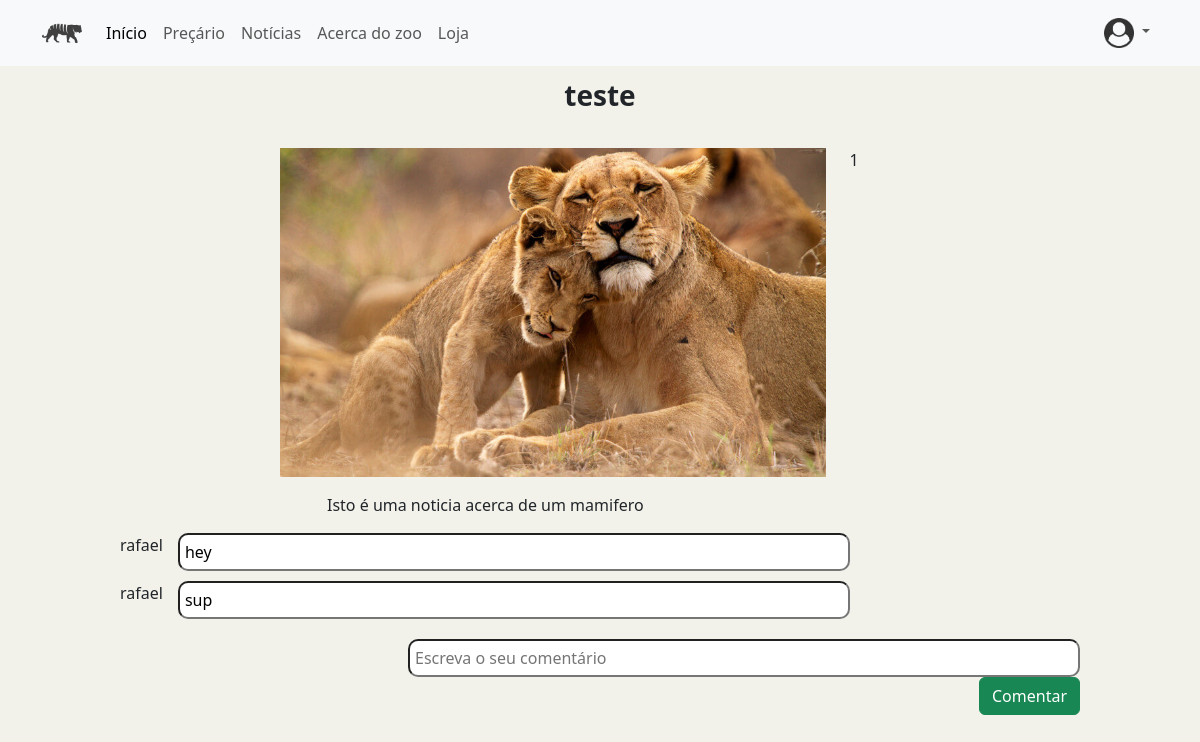
Page /noticia/3 on the earlier database version.
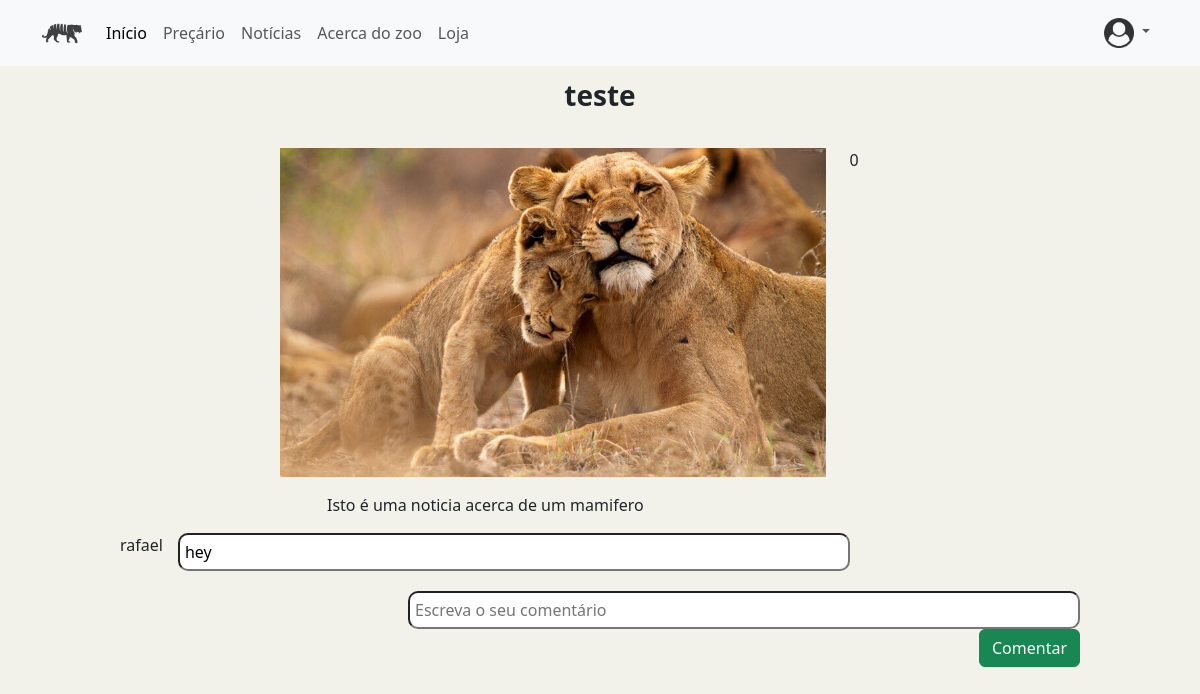
Same page on the later database version.
### ZOO_App/models.py (models this page shows)
class Comentario(models.Model):
    utilizador = models.ForeignKey(Utilizador, on_delete=models.DO_NOTHING)
    noticia = models.ForeignKey(Noticia, on_delete=models.CASCADE)
    data = models.DateField(default= datetime.now)
    comentario = models.CharField(max_length=200)

class Utilizador(models.Model):
    user = models.OneToOneField(User, on_delete=models.CASCADE)
    data_nascimento = models.DateField()
    morada = models.CharField(max_length=100)
    numero_contribuinte = models.IntegerField()

### ZOO_App/views.py (the view, shortened to what this page needs)
# urls.py: path('noticia/<int:noticia_id>',views.render_detalhe_noticia, name='detalhe_noticia'),
def render_detalhe_noticia(request, noticia_id):
    noticia = get_object_or_404(Noticia, pk=noticia_id)
    comments = Comentario.objects.filter(noticia=noticia)
    like_amount = len(UtilizadorNoticia_pk.objects.filter(noticia=noticia, like=True))
    return render(request, 'ZOO_App/detalhe_noticia.html', {'noticia': noticia, "comments": comments, "like_amount": like_amount})

### ZOO_App/templates/ZOO_App/detalhe_noticia.html (shortened to what this page needs)
{%extends "./index.html"%} {% block conteudo %} {% load static %}
<div class="container justify-content-center">
  <div class="row justify-content-center">
    <div class="col-auto">
      <p class="text-center fs-3 fw-bolder mt-2 d-inline-block">{{noticia.titulo}}</p>
    </div>
  </div>
  <div class="row justify-content-center mt-3">
    <div class="col-6">
      <img
        src="{{ noticia.imagem.url }}"
        alt="imagem da noticia '{{noticia.titulo}}'"
        class="mx-auto d-block" style="width: 100%"
      />
    </div>
    <div class="col-1">
         {{like_amount}}
    </div>
  </div>
  <div class="row justify-content-center mt-3">
    <div class="col-6">
      <p>{{noticia.descricao}}</p>
    </div>
  </div>
</div>
<div class="all-comments overflow-auto" style="margin-left: 10%; margin-right: 10%;">
  {% for item in comments %}
  <p class="user-name" style="float: left; margin-right: 15px;"> {{item.utilizador.user}} </p>
  <input type="textarea" class="comment-bubble" value="{{item.comentario}}" name="comment" readonly style="float: left;">
  <br><br>
  {% endfor%}
  <form action="{% url 'ZOO_App:addComentario' noticia.id %}" method="POST">
    <input type="textarea" class="comment-bubble" placeholder="Escreva o seu comentário" name="comment" style="float: right; margin-top: 10px;">
    <br><br>
    <input type="submit" name="submit" value="Comentar" class="btn btn-success" style="float: right; margin-bottom: 20px;">
  </form>
</div>
{% endblock %}

Differences in the rows shown:
removed Comentario: utilizador.user "rafael", comment "sup"
Other differences:
{{ like_amount }}: "1" → "0"
